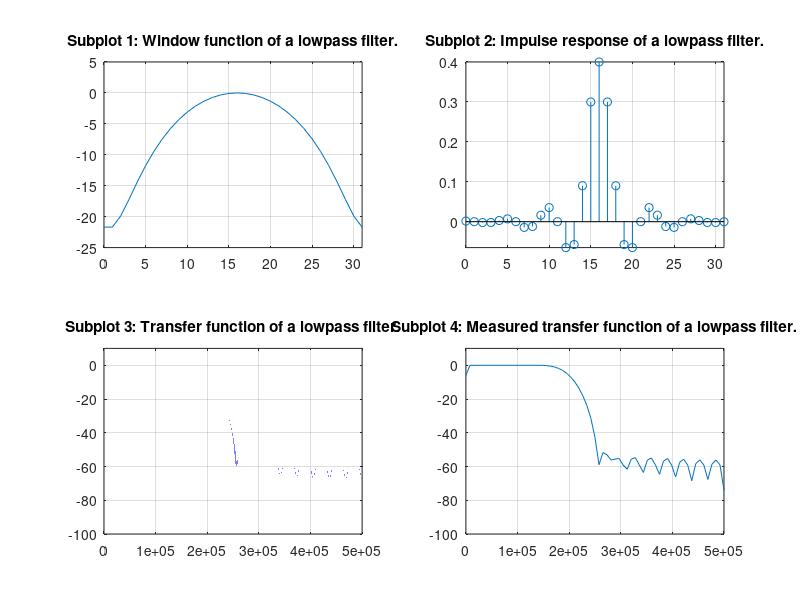

This figure's MATLAB source:
clear all;
clc;

%%%%%%%%%%%%%%%%%%%%%%%%%%%%%%%%%%%%%%%%%%%%%%%%%%%%%%%%%%%%%%%%%%%%%%%%%%%
% Lowpass filter (LPF)
% Order (N-1), sampling frequency (Fs), cutoff frequency (Fc).
N = 32;
Fs = 1e6;
Fc = 200e3;

% Normalised cutoff frequency of a lowpass filter (Wc).
Wc = 2 * pi * Fc / Fs;

% Filter indexes (n and m).
n = [0:N-1];
m = N/2;

% Calculation of coefficients of Hamming window (w).
for i = 1:N

    w(i) = 0.54 + 0.46 * cos((2 * pi * (n(i) - m)) / (N - 1));

end

% Calculation of impulse response of FIR filter (h).
for i = 1:N

    if i == N/2 + 1
        
        h(i) = Wc / pi;
    
    else

        h(i) =  sin(Wc * (n(i) - m)) / (pi * (n(i) - m));

    end  

end

% Applying window to the calculated impulse response (h).
h = h .* w;

% Calculation of transfer function of the filter (H).
step = 1;
f = [0:step:Fs/2];

for i = 1:length(f)

    Hlp(i) = sum(h .* exp(-1j * 2 * pi * f(i) .* (n - m) / Fs));

end

%%%%%%%%%%%%%%%%%%%%%%%%%%%%%%%%%%%%%%%%%%%%%%%%%%%%%%%%%%%%%%%%%%%%%%%%%%%
% Plots
% Transfer function plots for every filter topology.
figure;

subplot(2, 2, 1);
xmin = 0; xmax = N-1; ymin = -25; ymax = 5;
plot(n, 20*log10(w));
title('Subplot 1: Window function of a lowpass filter.');
grid on;
axis([xmin xmax ymin ymax]);

subplot(2, 2, 2);
xmin = 0; xmax = N-1; ymin = min(h); ymax = max(h);
stem(n, h);
title('Subplot 2: Impulse response of a lowpass filter.');
grid on;
axis([xmin xmax ymin ymax]);

subplot(2, 2, 3);
xmin = 0; xmax = Fs/2; ymin = -100; ymax = 10;
plot(f, 20*log10(abs(Hlp)));
title('Subplot 3: Transfer function of a lowpass filter.');
grid on;
axis([xmin xmax ymin ymax]);

load('filter_output.mat');
L = 128;
f_fft = Fs * (0:(L/2)) / L;
fft_spectrum = fft(s);
fft_spectrum = abs(fft_spectrum / L);
fft_spectrum = fft_spectrum(1:L/2+1);
fft_spectrum(2:end-1) = 2*fft_spectrum(2:end-1);

subplot(2, 2, 4);
xmin = 0; xmax = Fs/2; ymin = -100; ymax = 10;
plot(f_fft, 20*log10(fft_spectrum / max(fft_spectrum)));
title('Subplot 4: Measured transfer function of a lowpass filter.');
grid on;
axis([xmin xmax ymin ymax]);